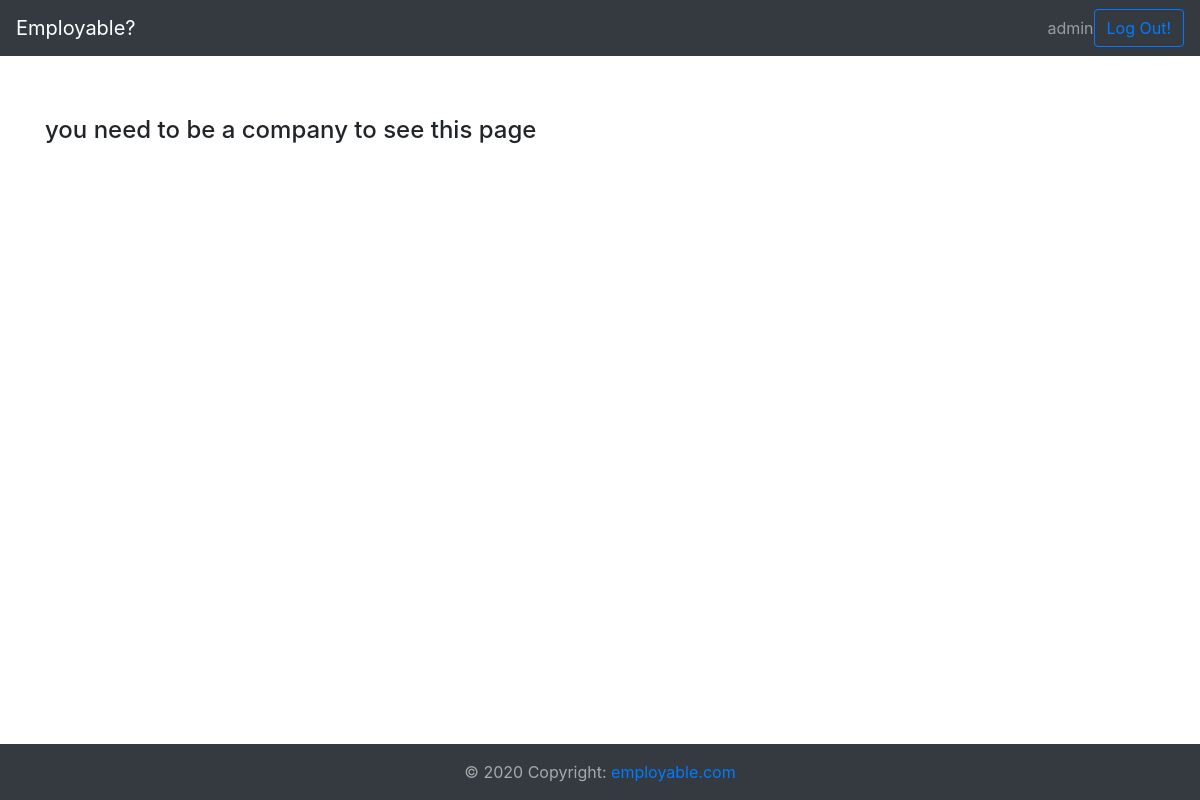
The app's page /company/quiz/ (signed in), older data.
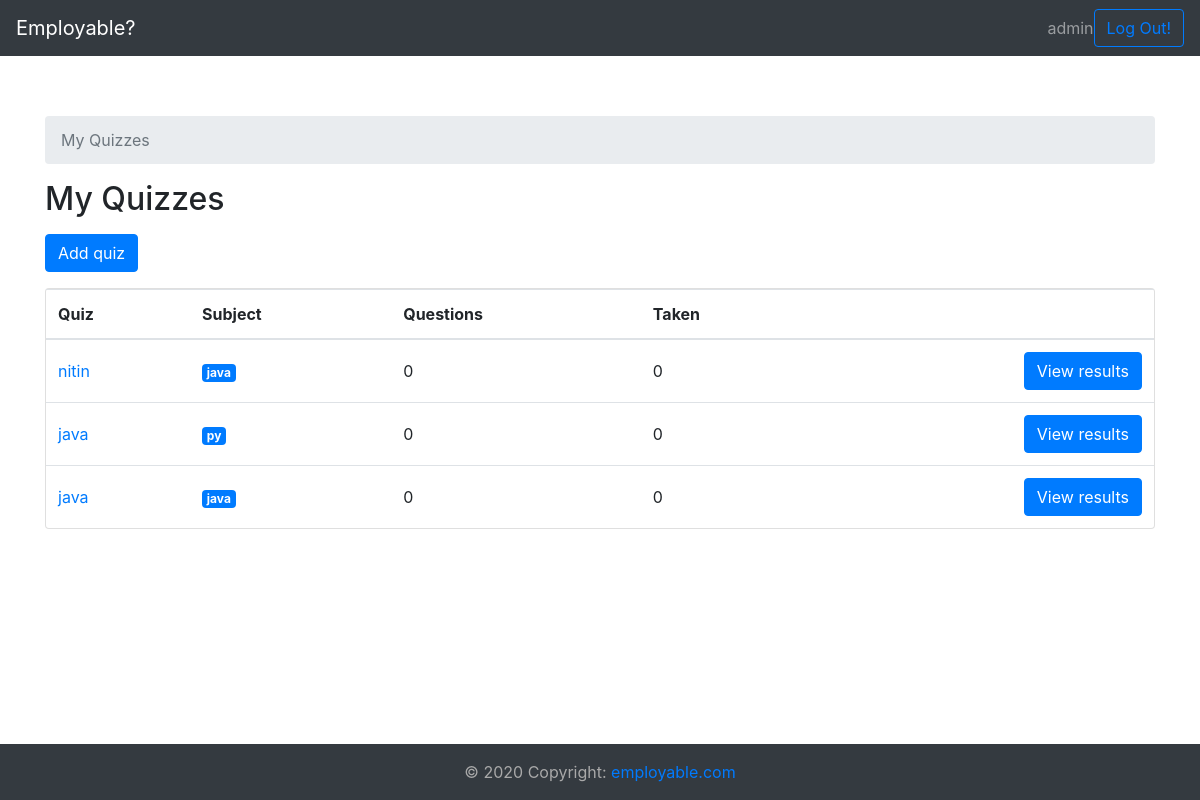
The same page, newer data.
### exam/models.py (models this page shows, shortened)
class Quiz(models.Model):
    owner = models.ForeignKey(User, on_delete=models.CASCADE, related_name='quizzes')
    name = models.CharField(max_length=255)
    subject = models.ForeignKey(Subject, on_delete=models.CASCADE, related_name='quizzes')
    location = models.CharField(max_length=50)
    skills_Required = models.CharField(max_length = 50)
    education = models.CharField(max_length = 50)
    work_exporience = models.CharField(max_length = 50)
    ctc = models.IntegerField()
    posts = models.CharField(max_length=20)

class Subject(models.Model):
    name = models.CharField(max_length=30)
    color = models.CharField(max_length=7, default='#007bff')
    def get_html_badge(self):
        name = escape(self.name)
        color = escape(self.color)
        html = '<span class="badge badge-primary" style="background-color: %s">%s</span>' % (color, name)
        return mark_safe(html)

### company/views.py (the view)
# urls.py: path('quiz/',views.QuizListView.as_view(),name='quizList'),
class QuizListView(ListView):
    model = Quiz
    ordering = ('name', )
    context_object_name = 'quizzes'
    template_name = 'company/QuizList.html'
    def get_queryset(self):
        queryset = self.request.user.quizzes \
            .select_related('subject') \
            .annotate(questions_count=Count('questions', distinct=True)) \
            .annotate(taken_count=Count('taken_quizzes', distinct=True))
        return queryset

### templates/company/QuizList.html (shortened to what this page needs)
{% load crispy_forms_tags %}
<!DOCTYPE html>
<html lang="en">
<head>
    <link rel="stylesheet" href="https://stackpath.bootstrapcdn.com/bootstrap/4.1.3/css/bootstrap.min.css">
</head>
<body>
    <nav class="navbar navbar-expand-lg navbar-dark bg-dark sticky-top">
        <div class="collapse navbar-collapse" id="navbarTogglerDemo01">
          <a class="navbar-brand" href={% url 'home' %}>Employable?</a>
          {% if user.is_authenticated %}
          <span class="navbar-text active">
            {{user}}
          </span>
          <button class="btn btn-outline-primary my-2 my-sm-0" onclick=location.href='{% url 'logout' %}' type="submit">Log Out!</button>
          {% else %}
            <button class="btn btn-outline-primary my-2 my-sm-0" style = 'margin-right: 4px;' onclick=location.href='{% url 'login' %}'  type="submit">login</button>
            <button class="btn btn-outline-primary my-2 my-sm-0" onclick=location.href='{% url 'signup' %}' type="submit">Signup with us!</button>
          {% endif %}
        </div>
      </nav>
    <div class='container' style= 'margin-top:60px'>
        {% if request.user.is_authenticated %}
        {% if request.user.is_company %}
          <nav aria-label="breadcrumb">
            <ol class="breadcrumb">
              <li class="breadcrumb-item active" aria-current="page">My Quizzes</li>
            </ol>
          </nav>
          <h2 class="mb-3">My Quizzes</h2>
          <a href="{% url 'createQuiz' %}" class="btn btn-primary mb-3" role="button">Add quiz</a>
          <div class="card">
            <table class="table mb-0">
              <thead>
                <tr>
                  <th>Quiz</th>
                  <th>Subject</th>
                  <th>Questions</th>
                  <th>Taken</th>
                  <th></th>
                </tr>
              </thead>
              <tbody>
                {% for quiz in quizzes %}
                  <tr>
                    <td class="align-middle"><a href="{% url 'updateQuiz' quiz.pk %}">{{ quiz.name }}</a></td>
                    <td class="align-middle">{{ quiz.subject.get_html_badge }}</td>
                    <td class="align-middle">{{ quiz.questions_count }}</td>
                    <td class="align-middle">{{ quiz.taken_count }}</td>
                    <td class="text-right">
                      <a href="" class="btn btn-primary">View results</a>
                    </td>
                  </tr>
                {% empty %}
                  <tr>
                    <td class="bg-light text-center font-italic" colspan="5">You haven't created any quiz yet.</td>
                  </tr>
                {% endfor %}
              </tbody>
            </table>
            {% else %}
            <h4>you need to be a company to see this page</h4>
            {% endif %}
            {% else %}
            <h4>first login in</h4>
            {% endif %}
          </div>
</div>
<nav class=" bg-dark fixed-bottom">
    <div class="footer-copyright text-center py-3 container" style='color:darkgray'>© 2020 Copyright:
      <a href="{% url 'home' %}"> employable.com</a>
    </div>
  </nav>
</body>
</html>

Row changes from the older to the newer data that the page shows:
changed User "admin": is_company False → True (drawn)
added Quiz: name "nitin", subject.get_html_badge "java", questions_count "0", taken_count "0"
added Quiz: name "java", subject.get_html_badge "py", questions_count "0", taken_count "0"
added Quiz: name "java", subject.get_html_badge "java", questions_count "0", taken_count "0"
Text that changed along with them:
text no longer shown: "you need to be a company to see this page"
text now shown: "My Quizzes My Quizzes Add quiz Quiz Subject Questions Taken"
